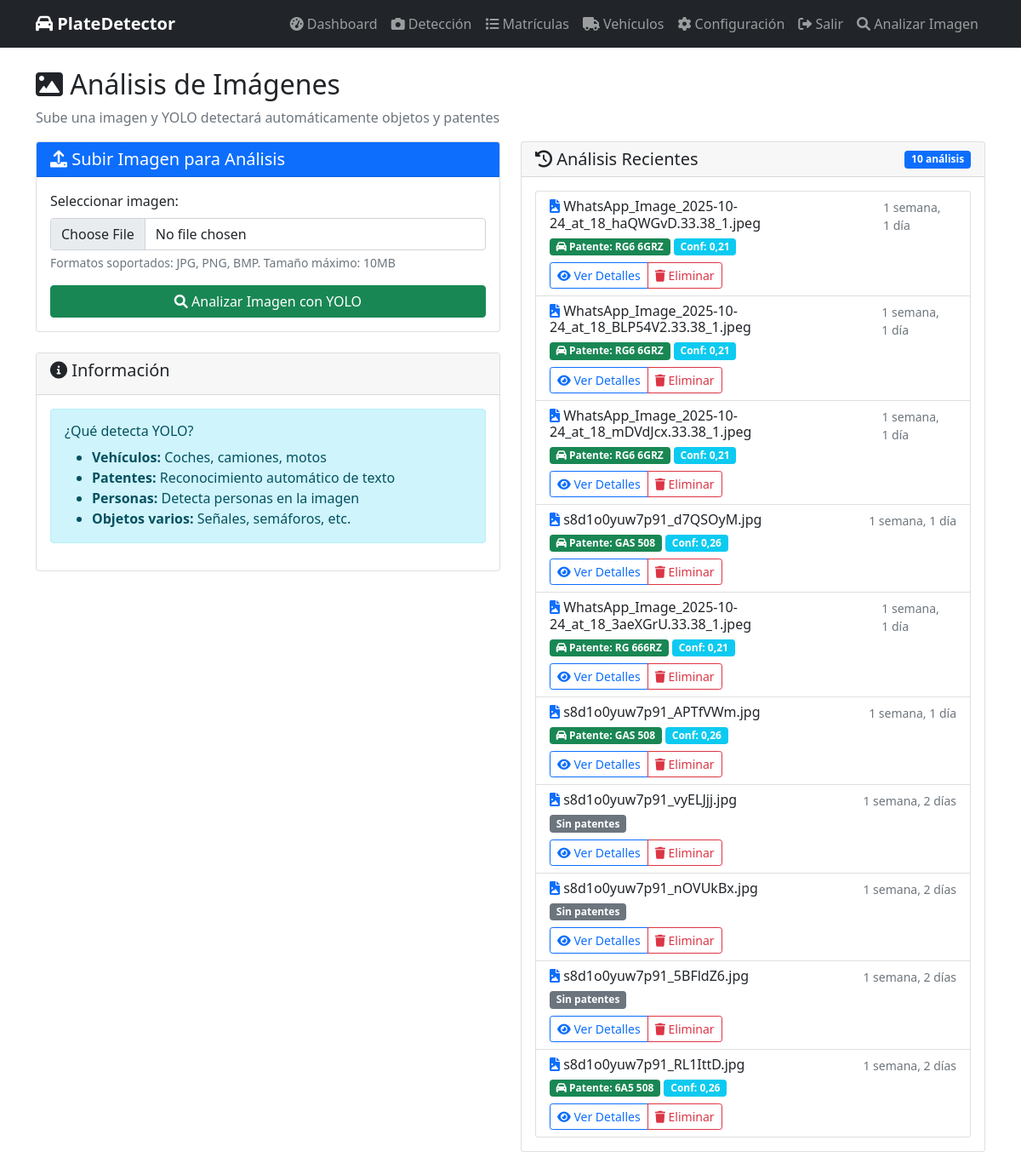
Page /image-analysis/ (signed in) on the earlier database version.
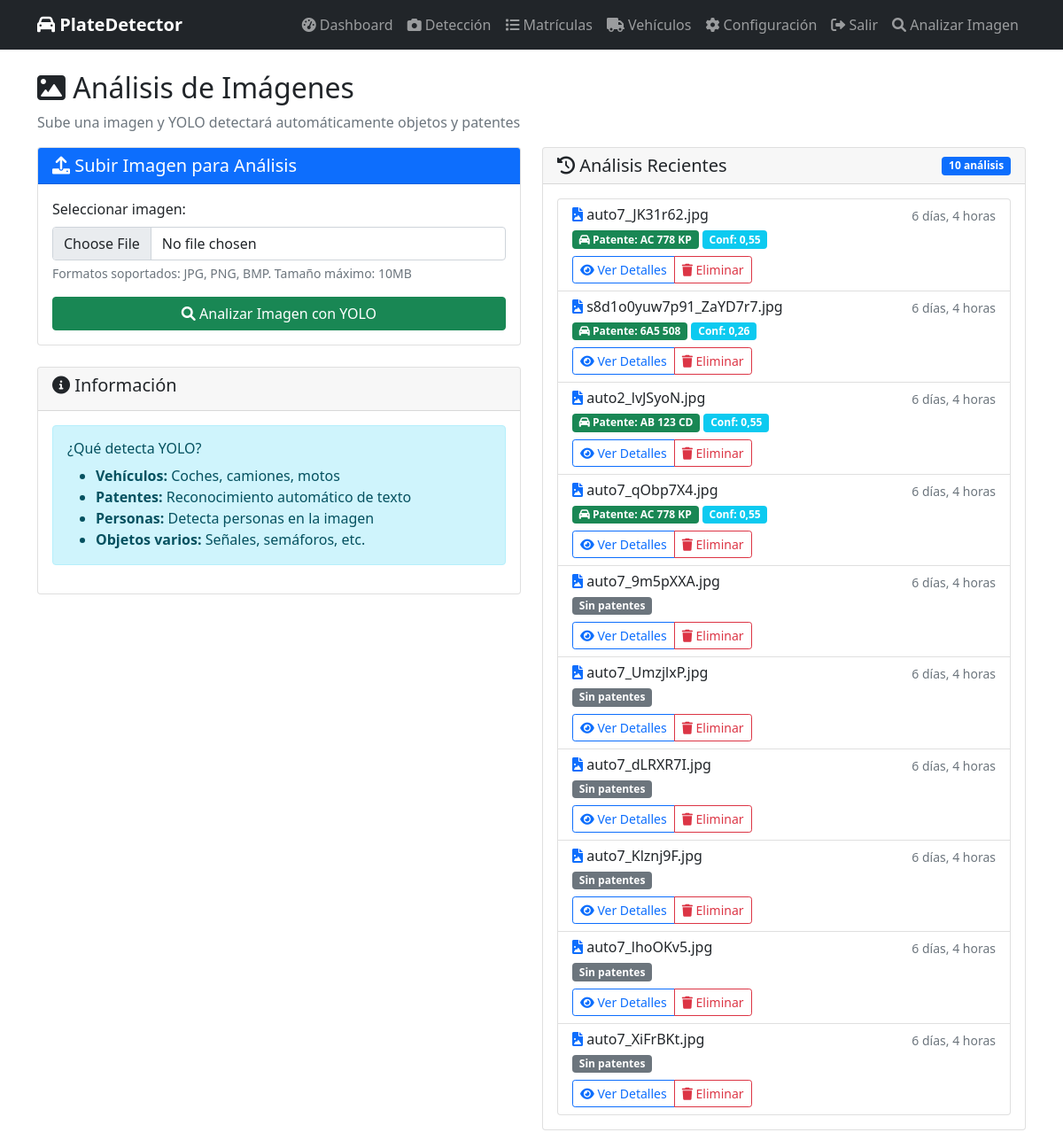
Same page on the later database version.
### plate_detector/models.py (models this page shows, shortened)
class ImageAnalysis(models.Model):
    image = models.ImageField(upload_to=analyzed_image_path)
    uploaded_at = models.DateTimeField(auto_now_add=True)
    analysis_result = models.JSONField(default=dict, blank=True)  # Para guardar resultados de YOLO
    plate_detected = models.BooleanField(default=False)
    detected_plate = models.CharField(max_length=20, blank=True, null=True)
    confidence = models.FloatField(default=0.0)
    class Meta:
        ordering = ['-uploaded_at']
        verbose_name_plural = "Image Analyses"

### plate_detector/views.py (the view)
# urls.py: path('image-analysis/', views.image_analysis_view, name='image_analysis'),
@login_required
def image_analysis_view(request):
    form = ImageAnalysisForm()
    analyses = ImageAnalysis.objects.all().order_by('-uploaded_at')[:10]
    context = {
        'form': form,
        'analyses': analyses
    }
    return render(request, 'image_analysis.html', context)

### plate_detector/forms.py (shortened to what this page needs)
class ImageAnalysisForm(forms.ModelForm):
    class Meta:
        model = ImageAnalysis
        fields = ['image']
        widgets = {
            'image': forms.FileInput(attrs={
                'class': 'form-control',
                'accept': 'image/*'
            })
        }

### plate_detector/templates/image_analysis.html (shortened to what the changed rows need)
{% extends 'base.html' %}
{% load static %}
{% block content %}
<div class="row">
    <div class="col-md-12">
        <h2><i class="fas fa-image"></i> Análisis de Imágenes</h2>
    </div>
</div>
<div class="row">
    <div class="col-md-6">
        <div class="card">
            <div class="card-body">
                {% if analyses %}
                <div class="list-group">
                    {% for analysis in analyses %}
                    <div class="list-group-item">
                        <div class="d-flex w-100 justify-content-between">
                            <h6 class="mb-1">
                                <i class="fas fa-file-image text-primary"></i>
                                {{ analysis.image.name|slice:"20:" }}
                            </h6>
                            <small class="text-muted">{{ analysis.uploaded_at|timesince }}</small>
                        </div>
                        <div class="mb-2">
                            {% if analysis.plate_detected %}
                                <span class="badge bg-success">
                                    <i class="fas fa-car"></i> Patente: {{ analysis.detected_plate }}
                                </span>
                                <span class="badge bg-info">Conf: {{ analysis.confidence|floatformat:2 }}</span>
                            {% else %}
                                <span class="badge bg-secondary">Sin patentes</span>
                            {% endif %}
                        </div>
                        <div class="btn-group btn-group-sm">
                            <a href="{% url 'analysis_detail' analysis.id %}" class="btn btn-outline-primary">
                                <i class="fas fa-eye"></i> Ver Detalles
                            </a>
                            <a href="{% url 'delete_analysis' analysis.id %}" class="btn btn-outline-danger"
                               onclick="return confirm('¿Eliminar este análisis?')">
                                <i class="fas fa-trash"></i> Eliminar
                            </a>
                        </div>
                    </div>
                    {% endfor %}
                </div>
                {% else %}
                <div class="text-center py-4">
                    <i class="fas fa-images fa-3x text-muted mb-3"></i>
                    <p class="text-muted">No hay análisis recientes</p>
                    <p class="text-muted">Sube una imagen para comenzar</p>
                </div>
                {% endif %}
            </div>
        </div>
    </div>
</div>
{% endblock %}

Differences in the rows shown:
no longer on this page (row unchanged): ImageAnalysis: image.name "WhatsApp_Image_2025-10-24_at_18_haQWGvD.33.38_1.jpeg", uploaded_at "1 semana, 1 día", detected_plate "RG6 6GRZ", confidence "0,21"
no longer on this page (row unchanged): ImageAnalysis: image.name "WhatsApp_Image_2025-10-24_at_18_BLP54V2.33.38_1.jpeg", uploaded_at "1 semana, 1 día", detected_plate "RG6 6GRZ", confidence "0,21"
no longer on this page (row unchanged): ImageAnalysis: image.name "WhatsApp_Image_2025-10-24_at_18_mDVdJcx.33.38_1.jpeg", uploaded_at "1 semana, 1 día", detected_plate "RG6 6GRZ", confidence "0,21"
no longer on this page (row unchanged): ImageAnalysis: image.name "s8d1o0yuw7p91_d7QSOyM.jpg", uploaded_at "1 semana, 1 día", detected_plate "GAS 508", confidence "0,26"
no longer on this page (row unchanged): ImageAnalysis: image.name "WhatsApp_Image_2025-10-24_at_18_3aeXGrU.33.38_1.jpeg", uploaded_at "1 semana, 1 día", detected_plate "RG 666RZ", confidence "0,21"
no longer on this page (row unchanged): ImageAnalysis: image.name "s8d1o0yuw7p91_APTfVWm.jpg", uploaded_at "1 semana, 1 día", detected_plate "GAS 508", confidence "0,26"
no longer on this page (row unchanged): ImageAnalysis: image.name "s8d1o0yuw7p91_vyELJjj.jpg", uploaded_at "1 semana, 2 días", plate_detected "Sin patentes"
no longer on this page (row unchanged): ImageAnalysis: image.name "s8d1o0yuw7p91_nOVUkBx.jpg", uploaded_at "1 semana, 2 días", plate_detected "Sin patentes"
no longer on this page (row unchanged): ImageAnalysis: image.name "s8d1o0yuw7p91_5BFldZ6.jpg", uploaded_at "1 semana, 2 días", plate_detected "Sin patentes"
no longer on this page (row unchanged): ImageAnalysis: image.name "s8d1o0yuw7p91_RL1IttD.jpg", uploaded_at "1 semana, 2 días", detected_plate "6A5 508", confidence "0,26"
added ImageAnalysis: image.name "auto7_JK31r62.jpg", uploaded_at "6 días, 4 horas", detected_plate "AC 778 KP", confidence "0,55"
added ImageAnalysis: image.name "s8d1o0yuw7p91_ZaYD7r7.jpg", uploaded_at "6 días, 4 horas", detected_plate "6A5 508", confidence "0,26"
added ImageAnalysis: image.name "auto2_lvJSyoN.jpg", uploaded_at "6 días, 4 horas", detected_plate "AB 123 CD", confidence "0,55"
added ImageAnalysis: image.name "auto7_qObp7X4.jpg", uploaded_at "6 días, 4 horas", detected_plate "AC 778 KP", confidence "0,55"
added ImageAnalysis: image.name "auto7_9m5pXXA.jpg", uploaded_at "6 días, 4 horas", plate_detected "Sin patentes"
added ImageAnalysis: image.name "auto7_UmzjlxP.jpg", uploaded_at "6 días, 4 horas", plate_detected "Sin patentes"
added ImageAnalysis: image.name "auto7_dLRXR7I.jpg", uploaded_at "6 días, 4 horas", plate_detected "Sin patentes"
added ImageAnalysis: image.name "auto7_Klznj9F.jpg", uploaded_at "6 días, 4 horas", plate_detected "Sin patentes"
added ImageAnalysis: image.name "auto7_lhoOKv5.jpg", uploaded_at "6 días, 4 horas", plate_detected "Sin patentes"
added ImageAnalysis: image.name "auto7_XiFrBKt.jpg", uploaded_at "6 días, 4 horas", plate_detected "Sin patentes"
